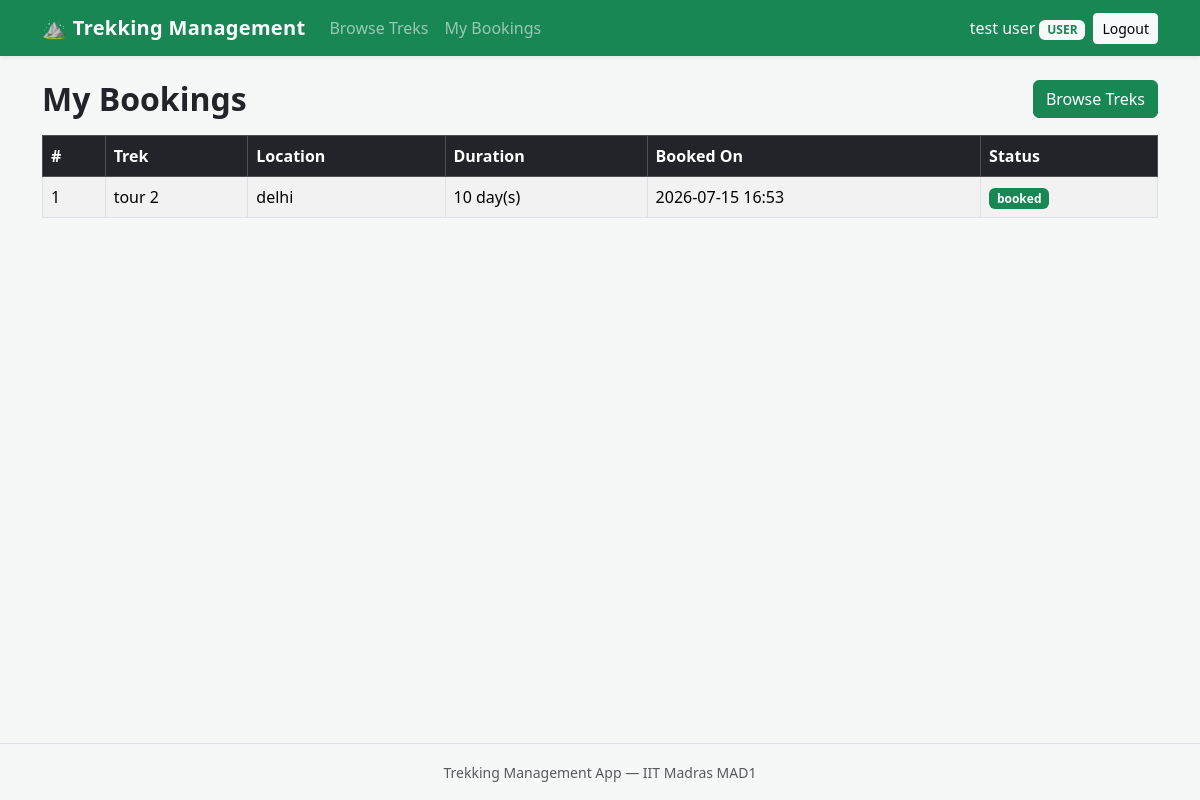
/dashboard (signed in), run on an earlier commit of the app's database.
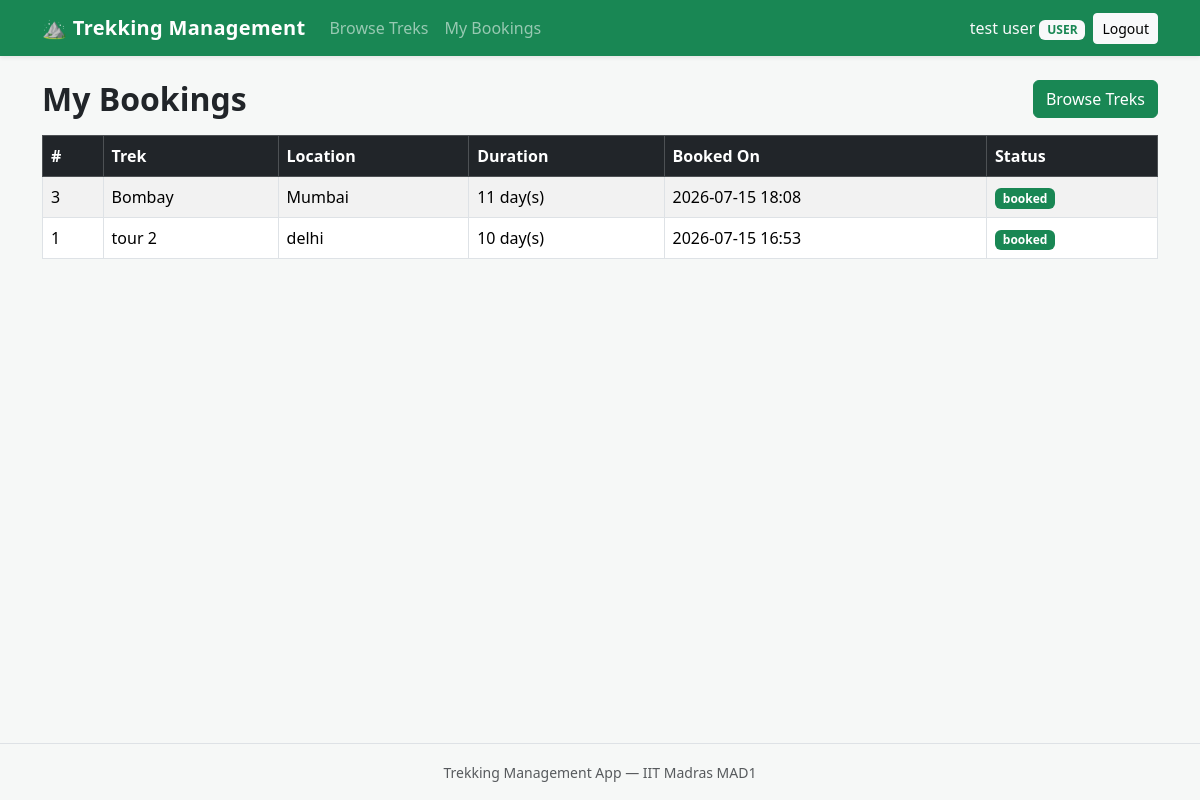
And on a later commit of the database.
### models/booking.py (models this page shows, shortened)
class Booking(db.Model):
    __tablename__ = "bookings"
    id = db.Column(db.Integer, primary_key=True)
    user_id = db.Column(db.Integer, db.ForeignKey("users.id"), nullable=False)
    trek_id = db.Column(db.Integer, db.ForeignKey("treks.id"), nullable=False)
    booking_date = db.Column(db.DateTime, nullable=False, default=datetime.utcnow)
    status = db.Column(db.String(20), nullable=False, default="booked")

### models/trek.py (models this page shows, shortened)
class Trek(db.Model):
    __tablename__ = "treks"
    id = db.Column(db.Integer, primary_key=True)
    name = db.Column(db.String(120), nullable=False)
    location = db.Column(db.String(120), nullable=False)
    difficulty = db.Column(db.String(20), nullable=True)
    duration = db.Column(db.Integer, nullable=False, default=1)
    available_slots = db.Column(db.Integer, nullable=False, default=0)
    status = db.Column(db.String(20), nullable=False, default="open")
    start_date = db.Column(db.Date, nullable=True)
    end_date = db.Column(db.Date, nullable=True)
    description = db.Column(db.Text, nullable=True)
    staff_id = db.Column(db.Integer, db.ForeignKey("users.id"), nullable=True)
    staff = db.relationship("User", backref="assigned_treks")
    bookings = db.relationship("Booking", backref="trek", lazy=True)

### routes/user.py (the view)
@user_bp.route("/dashboard")
@login_required
def dashboard():
    bookings = (
    Booking.query.filter_by(
        user_id=current_user.id,
        status="booked"
    )
    .order_by(Booking.booking_date.desc())
    .all()
)
    return render_template("user/dashboard.html", bookings=bookings)

### models/user.py (called while the page is built)
@login_manager.user_loader
def load_user(user_id):
    return User.query.get(int(user_id))

### templates/user/dashboard.html (shortened to what this page needs)
{% extends "base.html" %}
{% block content %}
<div class="d-flex justify-content-between align-items-center mb-3">
    <h2 class="mb-0">My Bookings</h2>
    <a class="btn btn-success" href="{{ url_for('user.home') }}">
        Browse Treks
    </a>
</div>
{% if bookings %}
<div class="table-responsive">
    <table class="table table-striped table-bordered align-middle">
        <thead class="table-dark">
            <tr>
                <th>#</th>
                <th>Trek</th>
                <th>Location</th>
                <th>Duration</th>
                <th>Booked On</th>
                <th>Status</th>
            </tr>
        </thead>
        <tbody>
            {% for booking in bookings %}
            <tr>
                <td>{{ booking.id }}</td>
                <td>{{ booking.trek.name }}</td>
                <td>{{ booking.trek.location }}</td>
                <td>{{ booking.trek.duration }} day(s)</td>
                <td>{{ booking.booking_date.strftime('%Y-%m-%d %H:%M') }}</td>
                <td>
                    <span class="badge bg-success">{{ booking.status }}</span>
                </td>
            </tr>
            {% endfor %}
        </tbody>
    </table>
</div>
{% else %}
<p class="text-muted">
    You have not booked any treks yet.
    <a href="{{ url_for('user.home') }}">Browse available treks</a>.
</p>
{% endif %}
{% endblock %}

What changed in the data, as far as the page shows it:
added Booking: id "3", trek.name "Bombay", trek.location "Mumbai", trek.duration "11", booking_date "2026-07-15 18:08", status "booked"
